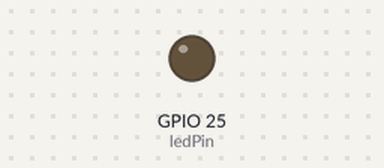
A sketch run on a simulated ESP32. Parts: output pins drawn as LEDs (lit = HIGH).

Above: at 0.05 s.
At 1.2 s:
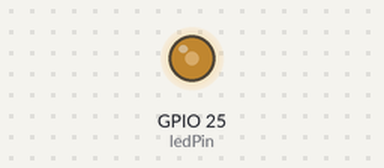
At 2.35 s:
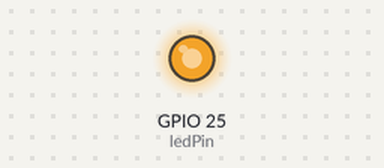
At 4.65 s:
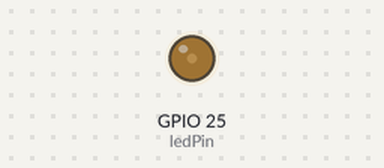
Timing chart, 0 to 6.6 s (numbered marks = the images above):
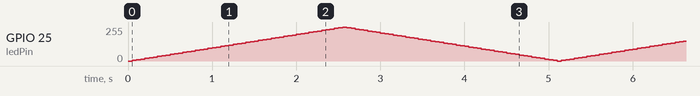

The sketch:

led-fade.ino
```cpp
const int ledPin = 25;
int brightness = 0;
int fadeAmount = 5;

void setup() {
  ledcAttach(ledPin, 5000, 8);
}

void loop() {
  ledcWrite(ledPin, brightness); // Write the new brightness

  brightness = brightness + fadeAmount;
  if (brightness <= 0 || brightness >= 255) {
    fadeAmount = -fadeAmount;
  }
  delay(50);
}
```
